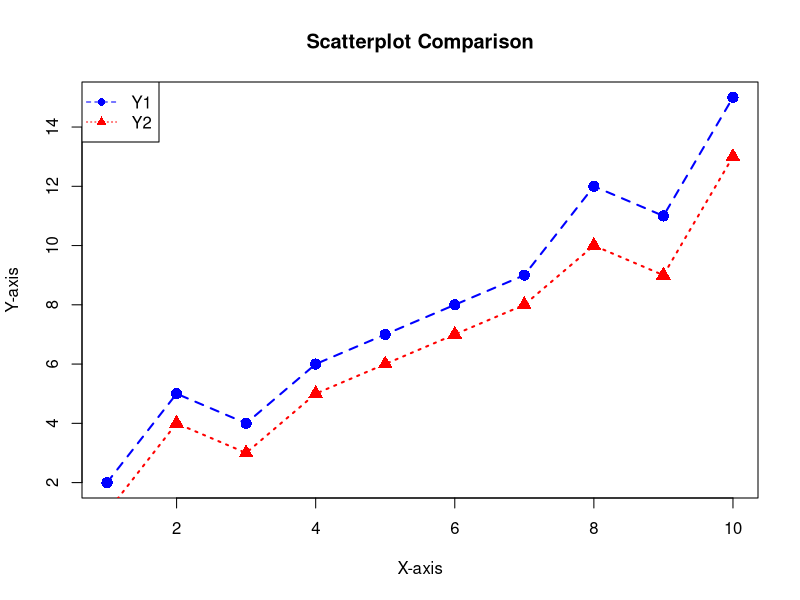

Write the R code that produced this figure.
# Program 17


# 17. Write a R program to create scatterplot chart and implement
# a. Labels main label, xlabel and ylabel
# b. Color, Line color, line width, line style
# c. Size – pch, cex
# d. Compare plot


# Sample data
x <- 1:10
y1 <- c(2,5,4,6,7,8,9,12,11,15)
y2 <- c(1,4,3,5,6,7,8,10,9,13)
# Create scatterplot for y1
plot(x, y1, main="Scatterplot Comparison", xlab="X-axis", ylab="Y-axis",
col="blue", pch=16, cex=1.5)
# Add y2 points
points(x, y2, col="red", pch=17, cex=1.5)
# Add lines to connect points
lines(x, y1, col="blue", lty=2, lwd=2)
lines(x, y2, col="red", lty=3, lwd=2)
# Add legend to compare plots
legend("topleft", legend=c("Y1","Y2"), col=c("blue","red"), pch=c(16,17), lty=c(2,3))
